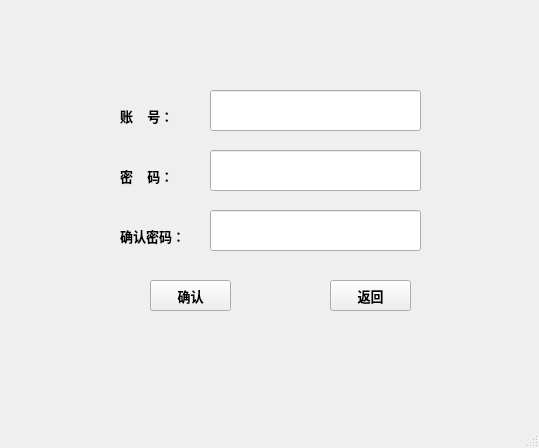
<?xml version="1.0" encoding="UTF-8"?>
<ui version="4.0">
 <class>Add</class>
 <widget class="QMainWindow" name="Add">
  <property name="geometry">
   <rect>
    <x>0</x>
    <y>0</y>
    <width>539</width>
    <height>448</height>
   </rect>
  </property>
  <property name="windowTitle">
   <string>添加员工界面</string>
  </property>
  <widget class="QWidget" name="centralwidget">
   <widget class="QLineEdit" name="account_Edit">
    <property name="geometry">
     <rect>
      <x>210</x>
      <y>90</y>
      <width>211</width>
      <height>41</height>
     </rect>
    </property>
    <property name="font">
     <font>
      <pointsize>10</pointsize>
      <weight>75</weight>
      <bold>true</bold>
     </font>
    </property>
   </widget>
   <widget class="QLineEdit" name="pass2_Edit">
    <property name="geometry">
     <rect>
      <x>210</x>
      <y>210</y>
      <width>211</width>
      <height>41</height>
     </rect>
    </property>
    <property name="font">
     <font>
      <pointsize>10</pointsize>
      <weight>75</weight>
      <bold>true</bold>
     </font>
    </property>
   </widget>
   <widget class="QLabel" name="label_2">
    <property name="geometry">
     <rect>
      <x>120</x>
      <y>160</y>
      <width>81</width>
      <height>31</height>
     </rect>
    </property>
    <property name="font">
     <font>
      <pointsize>10</pointsize>
      <weight>75</weight>
      <bold>true</bold>
     </font>
    </property>
    <property name="text">
     <string>密    码：</string>
    </property>
   </widget>
   <widget class="QPushButton" name="ok_Button">
    <property name="geometry">
     <rect>
      <x>150</x>
      <y>280</y>
      <width>81</width>
      <height>31</height>
     </rect>
    </property>
    <property name="font">
     <font>
      <pointsize>10</pointsize>
      <weight>75</weight>
      <bold>true</bold>
     </font>
    </property>
    <property name="text">
     <string>确认</string>
    </property>
   </widget>
   <widget class="QPushButton" name="back_Button">
    <property name="geometry">
     <rect>
      <x>330</x>
      <y>280</y>
      <width>81</width>
      <height>31</height>
     </rect>
    </property>
    <property name="font">
     <font>
      <pointsize>10</pointsize>
      <weight>75</weight>
      <bold>true</bold>
     </font>
    </property>
    <property name="text">
     <string>返回</string>
    </property>
   </widget>
   <widget class="QLineEdit" name="passwd_Edit">
    <property name="geometry">
     <rect>
      <x>210</x>
      <y>150</y>
      <width>211</width>
      <height>41</height>
     </rect>
    </property>
    <property name="font">
     <font>
      <pointsize>10</pointsize>
      <weight>75</weight>
      <bold>true</bold>
     </font>
    </property>
   </widget>
   <widget class="QLabel" name="label">
    <property name="geometry">
     <rect>
      <x>120</x>
      <y>100</y>
      <width>81</width>
      <height>31</height>
     </rect>
    </property>
    <property name="font">
     <font>
      <pointsize>10</pointsize>
      <weight>75</weight>
      <bold>true</bold>
     </font>
    </property>
    <property name="text">
     <string>账    号：</string>
    </property>
   </widget>
   <widget class="QLabel" name="label_3">
    <property name="geometry">
     <rect>
      <x>120</x>
      <y>220</y>
      <width>81</width>
      <height>31</height>
     </rect>
    </property>
    <property name="font">
     <font>
      <pointsize>10</pointsize>
      <weight>75</weight>
      <bold>true</bold>
     </font>
    </property>
    <property name="text">
     <string>确认密码：</string>
    </property>
   </widget>
  </widget>
  <widget class="QMenuBar" name="menubar">
   <property name="geometry">
    <rect>
     <x>0</x>
     <y>0</y>
     <width>539</width>
     <height>26</height>
    </rect>
   </property>
  </widget>
  <widget class="QStatusBar" name="statusbar"/>
 </widget>
 <resources/>
 <connections/>
</ui>
